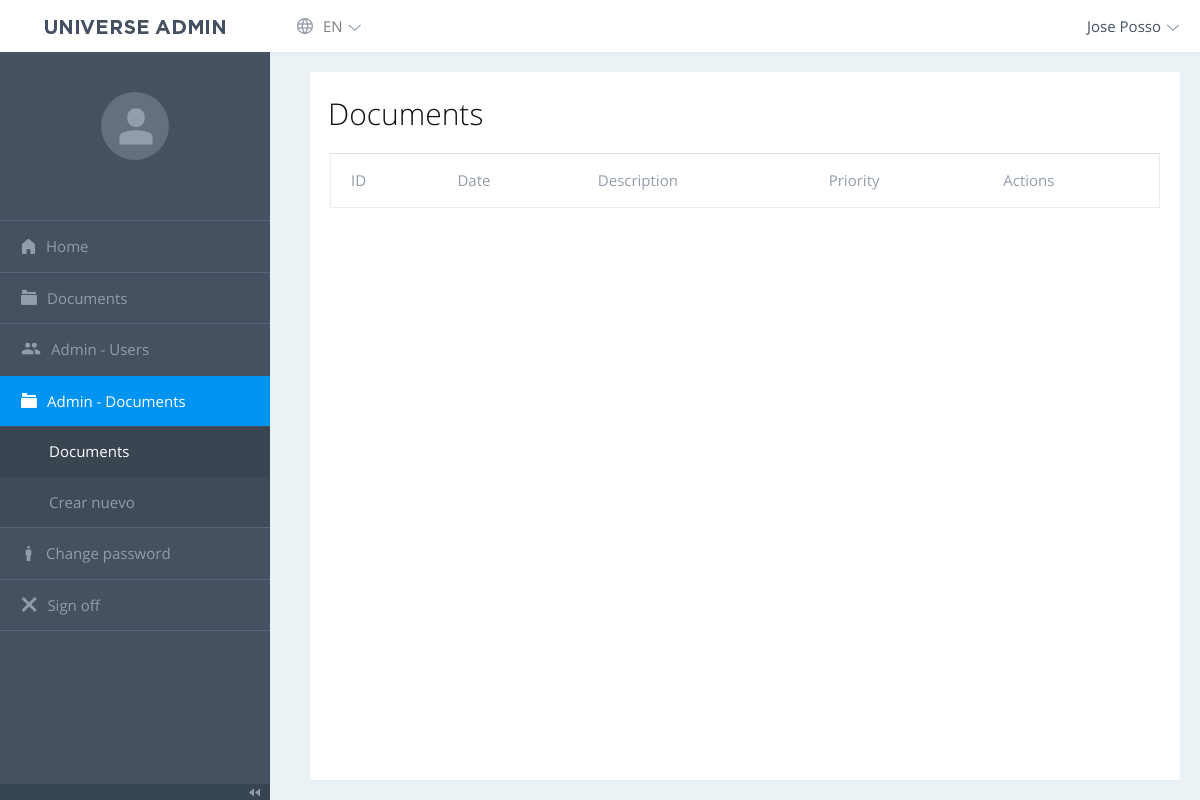
The page /php/dashboard/storage.php (signed in) on the database as committed earlier.
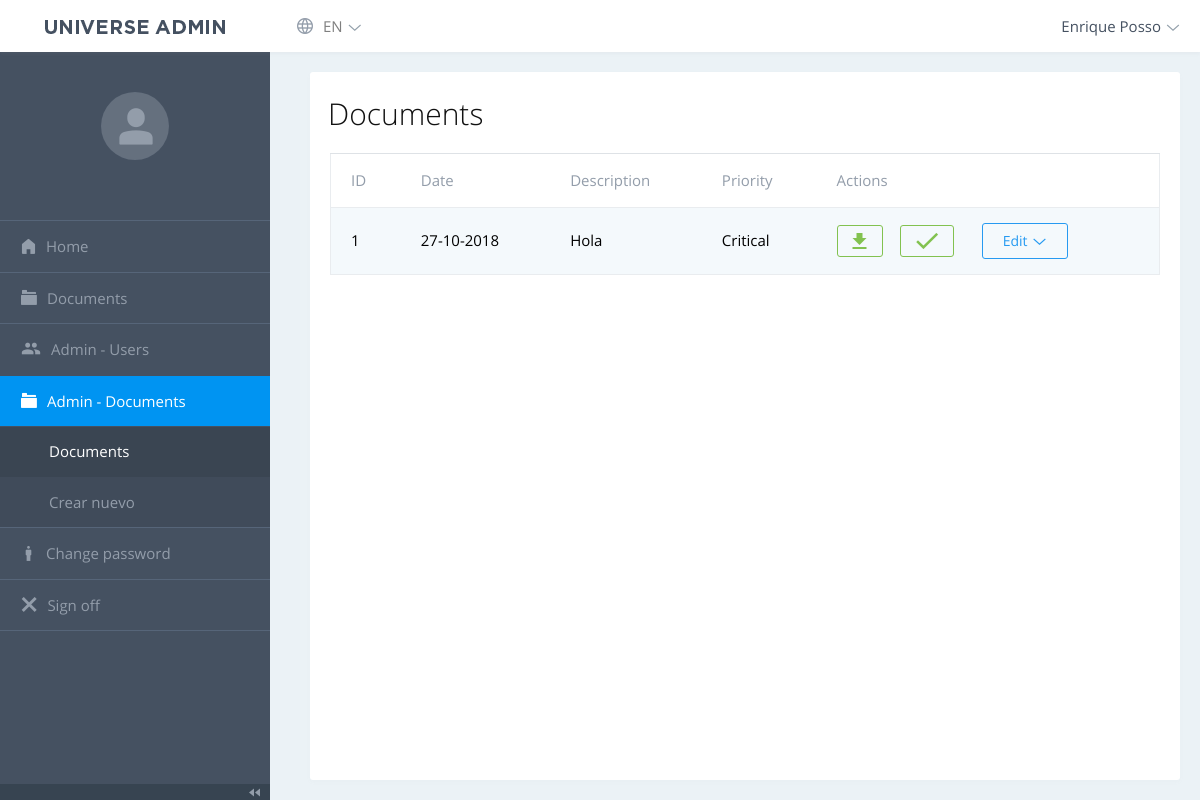
The same page on the database as committed later.
### tables this page shows
CREATE TABLE IF NOT EXISTS `storage` (
  `id` int(11) NOT NULL AUTO_INCREMENT,
  `users_nick` text NOT NULL,
  `description` varchar(50) NOT NULL,
  `file` text NOT NULL,
  `date` datetime NOT NULL DEFAULT CURRENT_TIMESTAMP,
  `priority` enum('Critical','High','Medium','Low') NOT NULL,
  `file_check` enum('Y','N') NOT NULL,
  `type` enum('Private','Public') NOT NULL,
  PRIMARY KEY (`id`)
);

### php/dashboard/storage.php (the view, shortened to what this page needs)
<!DOCTYPE html>
<html lang="es">
<head>
<link rel="stylesheet" href="vendor/datatables/datatables.min.css">
    <link rel="stylesheet" href="fonts/open-sans/style.min.css">
<link rel="stylesheet" href="fonts/universe-admin/style.css">
<link rel="stylesheet" href="fonts/mdi/css/materialdesignicons.min.css">
<link rel="stylesheet" href="fonts/iconfont/style.css">
<link rel="stylesheet" href="vendor/flatpickr/flatpickr.min.css">
<link rel="stylesheet" href="vendor/simplebar/simplebar.css">
<link rel="stylesheet" href="vendor/tagify/tagify.css">
<link rel="stylesheet" href="vendor/tippyjs/tippy.css">
<link rel="stylesheet" href="vendor/select2/css/select2.min.css">
<link rel="stylesheet" href="vendor/bootstrap/css/bootstrap.min.css">
<link rel="stylesheet" href="css/style.min.css" id="stylesheet">
</head>
<body class="js-loading ">
  <div class="navbar navbar-light navbar-expand-lg">
    <?php include("navbar.php"); ?>
  </div>
  <div class="page-wrap">
    <div class="sidebar">
      <?php include("menu.php"); ?>
    </div>
    <div class="page-content">
      <div class="container-fluid container-fh l-2column">
        <div class="m-content">
          <div class="page-content__header">
            <div>
              <h2 class="page-content__header-heading"><?=DOCUMENTS?></h2>
            </div>
          </div>
          <div class="m-datatable">
            <table id="datatable" class="table table-striped">
              <thead>
              <tr>
                <th>ID</th>
                <th><?=Date?></th>
                <th><?=Description?></th>
                <th><?=Priority?></th>
                <th><?=Actions?></th>
              </tr>
              </thead>
              <tbody>
                <?php
                  require_once("config/connection.php");
                  $query = $mysql->prepare("SELECT * FROM storage ORDER BY id DESC");
                  $query->execute();
                  $result = $query->fetchAll();
                  foreach ($result as $row):
                ?>
                <tr>
                  <td><?=$row['id']?></td>
                  <td><?=date_format(date_create($row['date']), 'd-m-Y')?></td>
                  <td><a href="storage/<?=$row['file']?>"><?=$row['description']?></a></td>
                  <td><?=$row['priority']?></td>
                  <td>
                    <a class="btn btn-outline-success icon-center mr-3" href="storage/<?=$row['file']?>"><span class="btn-icon ua-icon-download"></span></a>
                    <?php if($_SESSION['role'] == "ADMIN"): ?>
                      <a class="btn btn-outline-success icon-center mr-3" href="#" id="val<?=$_row['id']?>" onclick="valide(<?=$_row['id']?>)"><span class="btn-icon ua-icon-check"></span></a>
                    <?php endif; ?>
                    <div class="dropdown card-widget-d__dropdown">
                      <button class="btn btn-outline-info dropdown-toggle card-widget-d__control" type="button" data-toggle="dropdown">
                        <?=Edit?>
                      </button>
                    </div>
                  </td>
                </tr>
                <?php endforeach; ?>
              </tbody>
            </table>
          </div>
        </div>
      </div>
    </div>
  </div>
</body>
</html>

### php/dashboard/navbar.php (shortened to what this page needs)
<span class="navbar-brand">
  <a href="/"><img src="img/logo.png" alt="" class="navbar-brand__logo"></a>
</span>
<div class="collapse navbar-collapse" id="navbar-collapse">
  <div class="navbar__menu">
    <ul class="navbar-nav">
      <li class="nav-item dropdown navbar__menu-item">
        <a class="nav-link dropdown-toggle" href="#" data-toggle="dropdown" aria-expanded="false">
          <span class="iconfont-globe dropdown-item__icon"></span> <?=LANG?>
        </a>
      </li>
    </ul>
  </div>
  <div class="dropdown navbar-dropdown">
    <a class="dropdown-toggle navbar-dropdown-toggle navbar-dropdown-toggle__user" data-toggle="dropdown" href="#">
      <span class="navbar-dropdown__user-name"><?=$_SESSION['full_name']?></span>
    </a>
  </div>
</div>

### php/dashboard/menu.php (shortened to what this page needs)
<div class="sidebar__scroll">
  <div>
    <div class="sidebar__user">
      <div class="sidebar__user-avatar">
        <span class="sidebar__user-avatar-placeholder">
          <span class="ua-icon-avatar-placeholder"></span>
        </span>
      </div>
    </div>
    <ul class="sidebar-nav">
      <li class="sidebar-nav__item">
        <a class="sidebar-nav__link" href="home.php">
          <span class="sidebar-nav__item_icon ua-icon-home"></span>
          <span class="sidebar-nav__item-text"><?=HOME?></span>
        </a>
      </li>
      <li class="sidebar-nav__item">
        <a class="sidebar-nav__link" href="home_storage.php">
          <span class="sidebar-nav__item_icon ua-icon-folder"></span>
          <span class="sidebar-nav__item-text"><?=DOCUMENTS?></span>
        </a>
      </li>
      <?php if($_SESSION['role'] == "ADMIN"): ?>
        <li class="sidebar-nav__item">
          <a class="sidebar-nav__link" href="users.php">
            <span class="mdi mdi-account-multiple sidebar-section-nav__item-icon"></span>
            <span class="sidebar-nav__item-text">Admin - <?=USERS?></span>
          </a>
        </li>
        <li class="sidebar-nav__item">
          <a class="sidebar-nav__link" href="storage.php">
            <span class="sidebar-nav__item_icon ua-icon-folder"></span>
            <span class="sidebar-nav__item-text">Admin - <?=DOCUMENTS?></span>
          </a>
          <ul class="sidebar-subnav" style="display: none;">
            <li class="sidebar-subnav__item"><a class="sidebar-subnav__link" href="storage.php"><?=DOCUMENTS?></a></li>
            <li class="sidebar-subnav__item"><a class="sidebar-subnav__link" href="storage_new.php">Crear nuevo</a></li>
          </ul>
        </li>
      <?php endif; ?>
      <li class="sidebar-nav__item">
        <a class="sidebar-nav__link" href="my_account.php">
          <span class="sidebar-nav__item_icon ua-icon-person"></span>
          <span class="sidebar-nav__item-text"><?=ChangePassword?></span>
        </a>
      </li>
      <li class="sidebar-nav__item">
        <a class="sidebar-nav__link" href="auth/logout.php">
          <span class="sidebar-nav__item_icon ua-icon-close"></span>
          <span class="sidebar-nav__item-text"><?=SignOff?></span>
        </a>
      </li>
    </ul>
  </div>
  <div class="sidebar-nav__footer">
    <div class="sidebar__collapse">
      <span class="icon ua-icon-collapse-left-arrows"></span>
    </div>
  </div>
</div>

Rows that differ between the two databases and show on the page:
added storage: id "1", date "27-10-2018", description "Hola", priority "Critical"
Other text that changed with them:
$_SESSION['full_name']: "Jose Posso" → "Enrique Posso"
